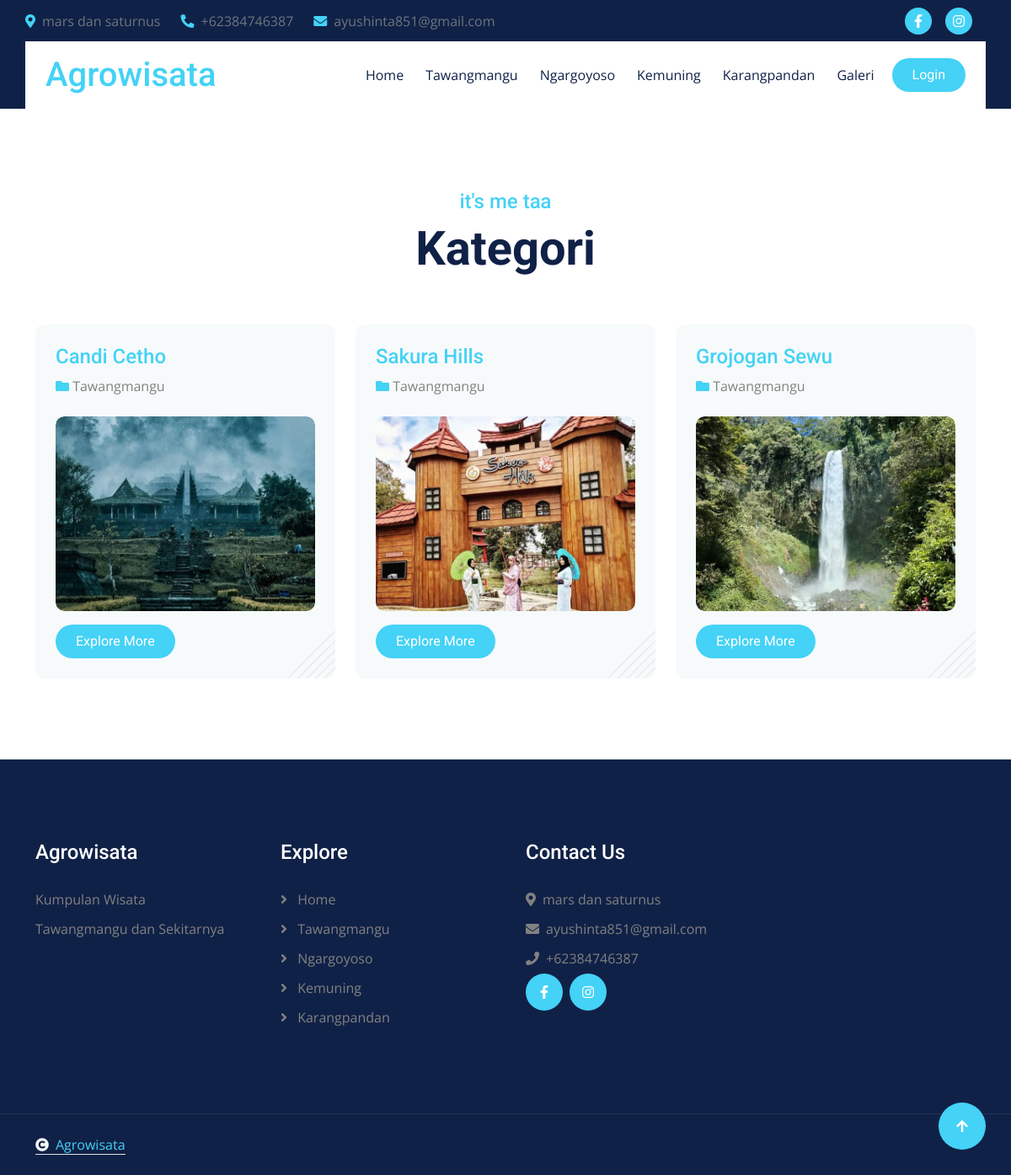
The app's page /home/kategori/16 with its own data.
### tables this page shows
CREATE TABLE `konfigurasi` (
  `id_konfigurasi` int NOT NULL,
  `judul_website` varchar(200) NOT NULL,
  `profil_website` text NOT NULL,
  `instagram` varchar(200) NOT NULL,
  `facebook` varchar(200) NOT NULL,
  `email` varchar(200) NOT NULL,
  `alamat` varchar(300) NOT NULL,
  `no_wa` varchar(200) NOT NULL
);

CREATE TABLE `kategori` (
  `id_kategori` int NOT NULL,
  `nama_kategori` varchar(200) NOT NULL
);

CREATE TABLE `konten` (
  `id_konten` int NOT NULL,
  `judul` varchar(200) NOT NULL,
  `keterangan` text NOT NULL,
  `foto` varchar(200) NOT NULL,
  `slug` varchar(200) NOT NULL,
  `id_kategori` varchar(200) NOT NULL,
  `tanggal` date NOT NULL,
  `username` varchar(100) NOT NULL
);

### application/controllers/Home.php (called while the page is built, shortened)
<?php
class Home extends CI_Controller {
    public function kategori($id){
        $this->db->from('konfigurasi');
        $konfig = $this->db->get()->row();
        $this->db->from('kategori');
        $kategori = $this->db->get()->result_array();
        $this->db->from('caraousel');
        $this->db->from('konten a');
        $this->db->join('kategori b','a.id_kategori=b.id_kategori','left');
        $this->db->join('user c','a.username=c.username','left');
        $this->db->where('a.id_kategori',$id);
        $konten = $this->db->get()->result_array();
        $this->db->from('kategori');
        $nama_kategori = $this->db->get()->row()->nama_kategori;
        $this->db->where('id_kategori',$id);
        $data = array(
            'judul'     => $nama_kategori." | Tata",
            'nama_kategori' => $nama_kategori,
            'konfig'    => $konfig,
            'kategori'  => $kategori,
            'konten'  => $konten
        );
        $this->load->view('kategori',$data);
	}
}

### index.php (called while the page is built, shortened)
<?php
require_once BASEPATH.'core/CodeIgniter.php';

### application/views/kategori.php (the view, shortened to what this page needs)
<!DOCTYPE html>
<html lang="en">
<head>
	<link rel="stylesheet" href="https://use.fontawesome.com/releases/v5.15.4/css/all.css" />
	<link href="https://cdn.jsdelivr.net/npm/bootstrap-icons@1.4.1/font/bootstrap-icons.css" rel="stylesheet">
	<link rel="stylesheet" href="https://cdnjs.cloudflare.com/ajax/libs/animate.css/4.1.1/animate.min.css" />
	<link href="<?= base_url('assets/investa/'); ?>lib/animate/animate.min.css" rel="stylesheet">
	<link href="<?= base_url('assets/investa/'); ?>lib/owlcarousel/assets/owl.carousel.min.css" rel="stylesheet">
	<link href="<?= base_url('assets/investa/'); ?>lib/lightbox/css/lightbox.min.css" rel="stylesheet">
	<link href="<?= base_url('assets/investa/'); ?>css/bootstrap.min.css" rel="stylesheet">
	<link href="<?= base_url('assets/investa/'); ?>css/style.css" rel="stylesheet">
</head>
<body>
	<div class="container-fluid topbar px-0 d-none d-lg-block">
		<div class="container px-0">
			<div class="row gx-0 align-items-center" style="height: 45px;">
				<div class="col-lg-8 text-center text-lg-start mb-lg-0">
					<div class="d-flex flex-wrap">
						<a href="#" class="text-muted me-4"><i class="fas fa-map-marker-alt text-primary me-2"></i><?= $konfig->alamat; ?></a>
						<a href="#" class="text-muted me-4"><i
								class="fas fa-phone-alt text-primary me-2"></i><?= $konfig->no_wa; ?></a>
						<a href="#" class="text-muted me-0"><i
								class="fas fa-envelope text-primary me-2"></i><?= $konfig->email; ?></a>
					</div>
				</div>
				<div class="col-lg-4 text-center text-lg-end">
					<div class="d-flex align-items-center justify-content-end">
						<a href="<?= $konfig->facebook ?>" class="btn btn-primary btn-square rounded-circle nav-fill me-3"><i
								class="fab fa-facebook-f text-white"></i></a>
						<a href="<?= $konfig->instagram ?>" class="btn btn-primary btn-square rounded-circle nav-fill me-3"><i
								class="fab fa-instagram text-white"></i></a>
					</div>
				</div>
			</div>
		</div>
	</div>
	<div class="container-fluid sticky-top px-0">
		<div class="container px-0">
			<nav class="navbar navbar-expand-lg navbar-dark bg-white py-3 px-4">
				<a href="<?= base_url(); ?>" class="navbar-brand p-0">
					<h1 class="text-primary m-0"><?= $konfig->judul_website; ?></h1>
				</a>
				<div class="collapse navbar-collapse" id="navbarCollapse">
					<div class="navbar-nav ms-auto py-0 ">
						<a href="<?= base_url(); ?>" class="nav-item nav-link">Home</a>
						<?php foreach($kategori as $ka) { ?>
						<a href="<?= base_url('home/kategori/'.$ka['id_kategori']) ?>"
							class="nav-item nav-link"><?= $ka['nama_kategori']?> </a>
						<?php } ?>
						<a href="<?= base_url('home/galeri')?>" class="nav-item nav-link">Galeri</a>
					</div>
					<div class="d-flex align-items-center flex-nowrap pt-xl-0">
						<a href="<?= base_url('Ror')?>"
							class="btn btn-primary rounded-pill text-white py-2 px-4 ms-2 flex-wrap flex-sm-shrink-0">Login</a>
					</div>
				</div>
			</nav>
		</div>
	</div>
	<div class="container-fluid blog py-5">
		<div class="container py-5">
			<div class="text-center mx-auto pb-5 wow fadeInUp" data-wow-delay="0.1s" style="max-width: 800px;">
				<h4 class="text-primary">it's me taa</h4>
				<h1 class="display-4">Kategori</h1>
			</div>
			<div class="row g-4 justify-content-center">
            <?php foreach($konten as $ko){ ?>
				<div class="col-md-6 col-lg-6 col-xl-4 wow fadeInUp" data-wow-delay="0.1s">
					<div class="blog-item bg-light rounded p-4" style="background-image: url(img/bg.png);">
						<div class="mb-4">
							<h4 class="text-primary mb-2"><?= $ko['judul'] ?></h4>
							<div class="d-flex justify-content-between">
								<p class="mb-0"><span class="fa fa-folder text-primary"></span> <?= $ko['nama_kategori'] ?></p>
							</div>
						</div>
						<div class="project-img">
						</div>
						<a class="btn btn-primary rounded-pill py-2 px-4 mt-3" href="<?= base_url('home/artikel/'.$ko['slug']) ?>">Explore More</a>
					</div>
				</div>
                <?php } ?>
			</div>
		</div>
	</div>
	<div class="container-fluid footer py-5 wow fadeIn" data-wow-delay="0.2s" >
		<div class="container py-5">
			<div class="row g-5">
				<div class="col-md-6 col-lg-6 col-xl-3">
					<div class="footer-item d-flex flex-column">
						<div class="footer-item">
							<h4 class="text-white mb-4"><?= $konfig->judul_website; ?></h4>
							<p class="mb-3"><?= $konfig->profil_website; ?></p>
						</div>
					</div>
				</div>
				<div class="col-md-6 col-lg-6 col-xl-3">
					<div class="footer-item d-flex flex-column">
						<h4 class="text-white mb-4">Explore</h4>
						<a href="<?= base_url(); ?>"><i class="fas fa-angle-right me-2"></i> Home</a>
                        <?php foreach($kategori as $ka) { ?>
						<a href="<?= base_url('home/kategori/'.$ka['id_kategori']) ?>"><i class="fas fa-angle-right me-2"></i> <?= $ka['nama_kategori']?></a>
                        <?php } ?>
					</div>
				</div>
				<div class="col-md-6 col-lg-6 col-xl-3">
					<div class="footer-item d-flex flex-column">
						<h4 class="text-white mb-4">Contact Us</h4>
						<a href=""><i class="fa fa-map-marker-alt me-2"></i><?= $konfig->alamat; ?></a>
						<a href=""><i class="fas fa-envelope me-2"></i><?= $konfig->email; ?></a>
						<a href=""><i class="fas fa-phone me-2"></i><?= $konfig->no_wa; ?></a>
						<div class="d-flex align-items-center">
							<a class="btn btn-light btn-md-square me-2" href="<?= $konfig->facebook ?>"><i class="fab fa-facebook-f"></i></a>
							<a class="btn btn-light btn-md-square me-2" href="<?= $konfig->instagram; ?>"><i class="fab fa-instagram"></i></a>
						</div>
					</div>
				</div>
			</div>
		</div>
	</div>
	<div class="container-fluid copyright py-4">
		<div class="container">
			<div class="row g-4 align-items-center">
				<div class="col-md-6 text-center text-md-start mb-md-0">
					<span class="text-body"><a href="#" class="border-bottom text-primary"><i
								class="fas fa-copyright text-light me-2"></i><?= $konfig->judul_website ?></a></span>
				</div>
			</div>
		</div>
	</div>
	<a href="#" class="btn btn-primary btn-lg-square back-to-top"><i class="fa fa-arrow-up"></i></a>
</body>
</html>

### assets/Investa/css/style.css (style rules this page uses)
.back-to-top { position: fixed; right: 30px; bottom: 30px; display: flex; width: 45px; height: 45px; align-items: center; justify-content: center; transition: 0.5s; z-index: 99; }
.btn { font-weight: 600; transition: .5s; }
.btn-square { width: 32px; height: 32px; }
.btn-md-square { width: 44px; height: 44px; }
.btn-lg-square { width: 56px; height: 56px; }
.btn-square, .btn-sm-square, .btn-md-square, .btn-lg-square, .btn-xl-square { padding: 0; display: flex; align-items: center; justify-content: center; font-weight: normal; border-radius: 50%; }
.btn.btn-primary { background: var(--bs-primary) !important; color: var(--bs-white) !important; font-family: 'Roboto', sans-serif; border: none; font-weight: 400; transition: 0.5s; }
.btn.btn-light { background: var(--bs-primary) !important; color: var(--bs-white) !important; font-family: 'Roboto', sans-serif; border: none; font-weight: 400; transition: 0.5s; }
.topbar { padding: 2px 10px 2px 20px; background: var(--bs-dark) !important; }
.sticky-top, .sticky-top .container { transition: 0.5s !important; }
.navbar .navbar-nav .nav-item.nav-link, .navbar .navbar-nav .nav-link { color: var(--bs-dark) !important; }
.navbar .navbar-nav .nav-item { position: relative; margin: 0 5px !important; }
.navbar .navbar-nav .nav-item::before, .navbar .navbar-nav .nav-item::after { position: absolute; content: ""; width: 0; height: 0; border: 0px solid var(--bs-primary); transition: 0.5s; }
.navbar .navbar-nav .nav-item::before { top: 0; left: 0; }
.navbar .navbar-nav .nav-item::after { bottom: 0; right: 0; }
.blog .blog-item .project-img { position: relative; overflow: hidden; border-radius: 10px; transition: 0.5s; }
.footer { background: var(--bs-dark); }
.footer .footer-item a { line-height: 35px; color: var(--bs-body); transition: 0.5s; }
.footer .footer-item p { line-height: 35px; }
.copyright { border-top: 1px solid rgba(255, 255, 255, 0.08); background: var(--bs-dark) !important; }

### records on screen
konfigurasi: alamat "mars dan saturnus", no_wa "+62384746387", email "ayushinta851@gmail.com", judul_website "Agrowisata", profil_website "Kumpulan Wisata Tawangmangu dan Sekitarnya"
kategori: nama_kategori "Tawangmangu"
kategori: nama_kategori "Ngargoyoso"
kategori: nama_kategori "Kemuning"
kategori: nama_kategori "Karangpandan"
konten: judul "Candi Cetho", id_kategori.nama_kategori "Tawangmangu"
konten: judul "Sakura Hills", id_kategori.nama_kategori "Tawangmangu"
konten: judul "Grojogan Sewu", id_kategori.nama_kategori "Tawangmangu"
